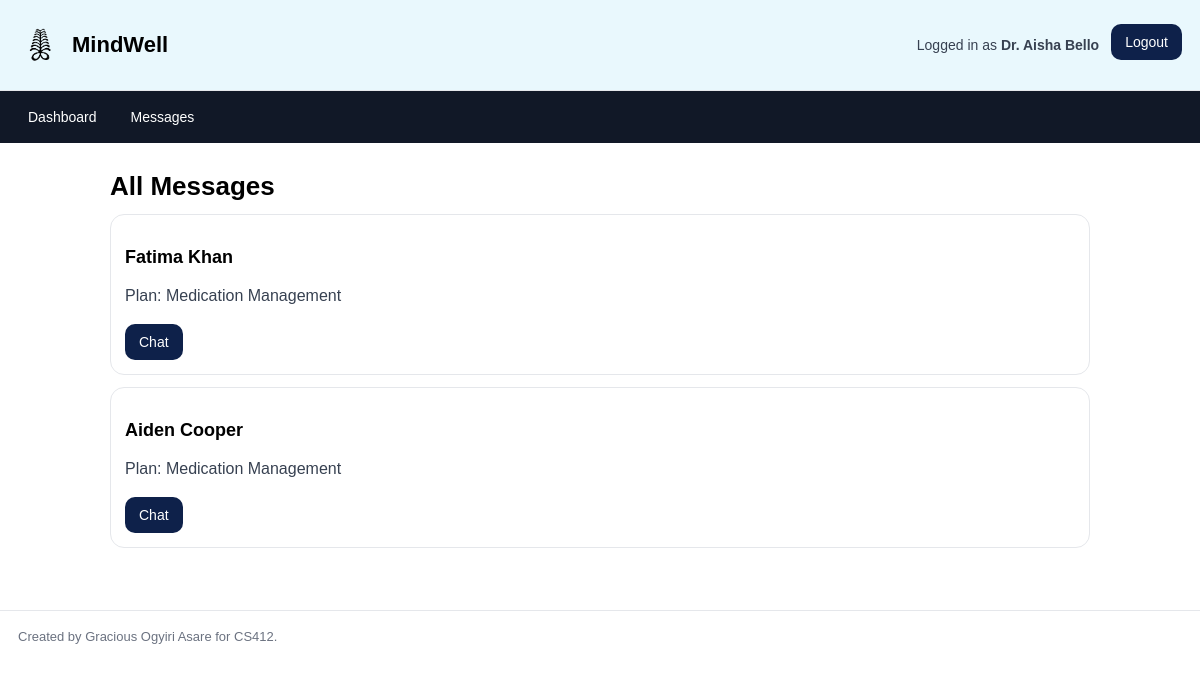
The app's page /messages/ (signed in) with its own data.
### mindwell/models.py (models this page shows, shortened)
class HealthProvider(models.Model):
    user = models.ForeignKey(User, on_delete=models.CASCADE, null=True)
    first_name = models.TextField(blank=True)
    last_name = models.TextField(blank=True)
    email = models.TextField(blank=True)
    gender = models.CharField(max_length=10, choices=[
        ('male', 'Male'),
        ('female', 'Female'),
        ('other', 'Other'),
    ], blank=True)
    occupation = models.TextField(blank=True)
    address = models.TextField(blank=True)
    specialization = models.TextField(blank=True)
    experience_years = models.IntegerField(default=0)
    languages = models.TextField(blank=True)
    profile_img = models.ImageField(blank=True, null=True)
    bio = models.TextField(blank=True)
    verified = models.BooleanField(default=True)
    join_date = models.DateTimeField(auto_now_add=True)

class Message(models.Model):
    therapy_plan = models.ForeignKey(TherapyPlan, on_delete=models.CASCADE, related_name='messages')
    sender = models.ForeignKey(User, on_delete=models.CASCADE, related_name='sent_messages')
    recipient = models.ForeignKey(User, on_delete=models.CASCADE, related_name='received_messages')
    message = models.TextField()
    is_read = models.BooleanField(default=False)
    created_at = models.DateTimeField(auto_now_add=True)
    class Meta:
        ordering = ['created_at']

class TherapyPlan(models.Model):
    patient = models.ForeignKey(Patient, on_delete=models.CASCADE)
    health_provider = models.ForeignKey(HealthProvider, on_delete=models.CASCADE)
    plan_type = models.ForeignKey(PlanType, on_delete=models.PROTECT)
    status = models.CharField(max_length=20, choices=[
        ('active', 'Active'),
        ('paused', 'Paused'),
        ('completed', 'Completed'),
        ('cancelled', 'Cancelled'),
    ])
    start_date = models.DateField(blank=True, null=True)
    notes = models.TextField(blank=True, null=True)
    cost = models.DecimalField(max_digits=8, decimal_places=2, blank=True, null=True)
    created_at = models.DateTimeField(auto_now_add=True)

class Patient(models.Model):
    user = models.ForeignKey(User, on_delete=models.CASCADE, null=True)
    first_name = models.TextField(blank=True)
    last_name = models.TextField(blank=True)
    email = models.TextField(blank=True)
    dob = models.DateField(blank=True, null=True)
    gender = models.CharField(max_length=10, choices=[
        ('male', 'Male'),
        ('female', 'Female'),
        ('other', 'Other'),
    ], blank=True)
    address = models.TextField(blank=True)
    emergency_contact_name = models.TextField(blank=True)
    emergency_contact_phone = models.TextField(blank=True)
    insurance_provider = models.TextField(blank=True)
    insurance_id = models.TextField(blank=True)
    join_date = models.DateTimeField(auto_now_add=True)
    therapy_description = models.TextField(blank=True)

class PlanType(models.Model):
    name = models.CharField(max_length=100)
    description = models.TextField(blank=True)
    base_cost = models.DecimalField(max_digits=8, decimal_places=2, blank=True, null=True)
    is_active = models.BooleanField(default=True)
    created_at = models.DateTimeField(auto_now_add=True)
    providers = models.ManyToManyField(HealthProvider, related_name='supported_plan_types', blank=True)

### mindwell/views.py (the view)
# urls.py: path('messages/', ViewMessagesView.as_view(), name='view_messages'),
class ViewMessagesView(MethodLoginRequiredMixin, ListView):
    model = Message
    template_name = "mindwell/view_messages.html"
    context_object_name = "user_messages"  # IMPORTANT: don't use "messages"
    def get_queryset(self):
        return Message.objects.filter(
            Q(sender=self.request.user) | Q(recipient=self.request.user)
        ).select_related(
            "therapy_plan__patient",
            "therapy_plan__health_provider",
            "therapy_plan__plan_type",
        ).order_by("-created_at")
    def get_context_data(self, **kwargs):
        context = super().get_context_data(**kwargs)
        Message.objects.filter(recipient=self.request.user, is_read=False).update(is_read=True)
        context["is_provider"] = HealthProvider.objects.filter(user=self.request.user).exists()
        context["is_patient"] = Patient.objects.filter(user=self.request.user).exists()
        if context["is_provider"]:
            context["provider"] = HealthProvider.objects.get(user=self.request.user)
        if context["is_patient"]:
            context["patient"] = Patient.objects.get(user=self.request.user)
        threads_by_plan = {}
        for m in context["user_messages"]:
            if m.therapy_plan_id not in threads_by_plan:
                threads_by_plan[m.therapy_plan_id] = m
        context["threads"] = list(threads_by_plan.values())
        return context

### mindwell/templates/mindwell/view_messages.html
{% extends "mindwell/base.html" %}
{% block content %}
<h2>All Messages</h2>
{% if threads %}
  {% for msg in threads %}
    {% with plan=msg.therapy_plan %}
      <div class="thread">
        <h3>
          {% if is_provider %}
            {{ plan.patient.first_name }} {{ plan.patient.last_name }}
          {% else %}
            Dr. {{ plan.health_provider.first_name }}{{ plan.health_provider.last_name }}
          {% endif %}
        </h3>
        <p>Plan: {{ plan.plan_type.name }}</p>
        <a href="{% url 'send_message' plan.pk %}"><button>Chat</button></a>
      </div>
    {% endwith %}
  {% endfor %}
{% else %}
  <p>No messages yet.</p>
{% endif %}
{% endblock content %}

### mindwell/templates/mindwell/base.html (shortened to what this page needs)
{% load static %}
<html>
  <head>
    <link rel="stylesheet" href="{% static 'styles.css' %}" />
  </head>
  <body>
    <header>
      <div class="header_logo">
        {% load static %}
        <img src="{% static 'logo.png' %}" alt="Logo" class="logo" />
        <h1>MindWell</h1>
      </div>
      <div class="header-right">
        {% if request.user.is_authenticated %} {% if is_patient %}
        <p
          >Logged in as
          <strong>{{ patient.first_name }} {{ patient.last_name }}</strong></p
        >
        {% elif is_provider %}
        <p
          >Logged in as
          <strong
            >Dr. {{ provider.first_name }} {{ provider.last_name }}</strong
          ></p
        >
        {% else %}
        <p>Logged in as <strong>{{ user.username }}</strong></p>
        {% endif %}
        <form method="post" action="{% url 'logout' %}">
          <button type="submit">Logout</button>
        </form>
        {% else %}
        <a href="{% url 'login' %}"><button type="button">Login</button></a>
        <a href="{% url 'patient_register' %}"
          ><button type="button">Register</button></a
        >
        {% endif %}
      </div>
    </header>
    <nav class="navbar">
      {% if is_patient %}
      <a href="{% url 'patient_dashboard' patient.pk %}">My Dashboard</a>
      <a href="{% url 'provider_list' %}">Find A Therapist</a>
      <a href="{% url 'view_messages' %}">
        Messages {% if unread_messages %}({{ unread_messages }}){% endif %}
      </a>
      {% elif is_provider %}
      <a href="{% url 'provider_dashboard' provider.pk %}">Dashboard</a>
      <a href="{% url 'view_messages' %}">
        Messages {% if unread_messages %}({{ unread_messages }}){% endif %}
      </a>
      {% else %}
      <a href="{% url 'home' %}">Home</a>
      <a href="{% url 'provider_register' %}">Work With Us</a>
      {% endif %}
    </nav>
    <div class="body">
       {% block content %}{% endblock %}
    </div>
    <footer>
      <p>Created by Gracious Ogyiri Asare for CS412.</p>
    </footer>
  </body>
</html>

### mindwell/static/styles.css (style rules this page uses)
body { margin: 0; font-family: Arial, Helvetica, sans-serif; }
header { background: #e9f8fd; border-bottom: 1px solid #e5e7eb; padding: 14px 18px; display: flex; align-items: center; justify-content: space-between; }
.logo { width: 44px; height: 44px; object-fit: contain; }
.header_logo { display: flex; align-items: center; gap: 10px; }
.header_logo h1 { margin: 0; font-size: 22px; }
.header-right { display: flex; align-items: center; gap: 12px; }
.header-right p { margin: 0; font-size: 14px; color: #374151; }
.navbar { background: #111827; padding: 10px 18px; display: flex; gap: 14px; flex-wrap: wrap; }
.navbar a { color: #ffffff; text-decoration: none; font-size: 14px; padding: 8px 10px; }
.body { max-width: 980px; margin: 0 auto; padding: 22px 18px; }
h2 { margin: 6px 0 12px; font-size: 26px; }
h3 { margin: 18px 0 10px; font-size: 18px; }
p { color: #374151; line-height: 1.5; }
button { background: #0e214a; color: #ffffff; border: none; padding: 10px 14px; border-radius: 10px; cursor: pointer; font-size: 14px; }
form { margin-top: 10px; }
.thread { background: #ffffff; border: 1px solid #e5e7eb; border-radius: 14px; padding: 14px; margin: 12px 0; }
footer { border-top: 1px solid #e5e7eb; background: #ffffff; padding: 16px 18px; margin-top: 28px; }
footer p { margin: 0; color: #6b7280; font-size: 13px; }

### records on screen
HealthProvider: first_name "Aisha", last_name "Bello"
Message: therapy_plan.patient.first_name "Fatima", therapy_plan.patient.last_name "Khan", therapy_plan.plan_type.name "Medication Management"
Message: therapy_plan.patient.first_name "Aiden", therapy_plan.patient.last_name "Cooper", therapy_plan.plan_type.name "Medication Management"
